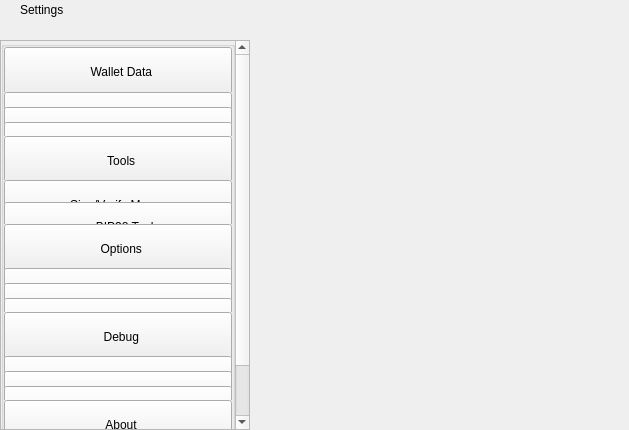
<?xml version="1.0" encoding="UTF-8"?>
<ui version="4.0">
 <class>SettingsWidget</class>
 <widget class="QWidget" name="SettingsWidget">
  <property name="geometry">
   <rect>
    <x>0</x>
    <y>0</y>
    <width>629</width>
    <height>430</height>
   </rect>
  </property>
  <property name="windowTitle">
   <string>Form</string>
  </property>
  <layout class="QHBoxLayout" name="horizontalLayout" stretch="1,2">
   <property name="spacing">
    <number>0</number>
   </property>
   <property name="leftMargin">
    <number>0</number>
   </property>
   <property name="topMargin">
    <number>0</number>
   </property>
   <property name="rightMargin">
    <number>0</number>
   </property>
   <property name="bottomMargin">
    <number>0</number>
   </property>
   <item>
    <widget class="QWidget" name="left" native="true">
     <property name="minimumSize">
      <size>
       <width>250</width>
       <height>0</height>
      </size>
     </property>
     <layout class="QVBoxLayout" name="verticalLayout">
      <property name="leftMargin">
       <number>0</number>
      </property>
      <property name="topMargin">
       <number>0</number>
      </property>
      <property name="rightMargin">
       <number>0</number>
      </property>
      <property name="bottomMargin">
       <number>0</number>
      </property>
      <item>
       <layout class="QVBoxLayout" name="verticalLayout_1">
        <property name="spacing">
         <number>0</number>
        </property>
        <item>
         <widget class="QWidget" name="titleMenuList" native="true">
          <property name="maximumSize">
           <size>
            <width>16777215</width>
            <height>30</height>
           </size>
          </property>
          <layout class="QHBoxLayout" name="horizontalLayout_1">
           <property name="spacing">
            <number>0</number>
           </property>
           <property name="leftMargin">
            <number>20</number>
           </property>
           <property name="topMargin">
            <number>0</number>
           </property>
           <property name="rightMargin">
            <number>20</number>
           </property>
           <property name="bottomMargin">
            <number>0</number>
           </property>
           <item>
            <widget class="QLabel" name="labelTitle">
             <property name="text">
              <string>Settings</string>
             </property>
            </widget>
           </item>
           <item>
            <spacer name="horizontalSpacer">
             <property name="orientation">
              <enum>Qt::Horizontal</enum>
             </property>
             <property name="sizeHint" stdset="0">
              <size>
               <width>40</width>
               <height>20</height>
              </size>
             </property>
            </spacer>
           </item>
          </layout>
         </widget>
        </item>
        <item>
         <spacer name="verticalSpacer_2">
          <property name="orientation">
           <enum>Qt::Vertical</enum>
          </property>
          <property name="sizeType">
           <enum>QSizePolicy::Fixed</enum>
          </property>
          <property name="sizeHint" stdset="0">
           <size>
            <width>20</width>
            <height>20</height>
           </size>
          </property>
         </spacer>
        </item>
        <item>
         <layout class="QVBoxLayout" name="verticalLayout_2">
          <item>
           <widget class="QScrollArea" name="scrollArea">
            <property name="sizePolicy">
             <sizepolicy hsizetype="Expanding" vsizetype="MinimumExpanding">
              <horstretch>0</horstretch>
              <verstretch>0</verstretch>
             </sizepolicy>
            </property>
            <property name="styleSheet">
             <string notr="true"/>
            </property>
            <property name="horizontalScrollBarPolicy">
             <enum>Qt::ScrollBarAlwaysOff</enum>
            </property>
            <property name="sizeAdjustPolicy">
             <enum>QAbstractScrollArea::AdjustIgnored</enum>
            </property>
            <property name="widgetResizable">
             <bool>true</bool>
            </property>
            <property name="alignment">
             <set>Qt::AlignLeading|Qt::AlignLeft|Qt::AlignTop</set>
            </property>
            <widget class="QWidget" name="scrollAreaWidgetContents">
             <property name="geometry">
              <rect>
               <x>0</x>
               <y>-68</y>
               <width>230</width>
               <height>452</height>
              </rect>
             </property>
             <property name="sizePolicy">
              <sizepolicy hsizetype="Preferred" vsizetype="MinimumExpanding">
               <horstretch>0</horstretch>
               <verstretch>0</verstretch>
              </sizepolicy>
             </property>
             <property name="maximumSize">
              <size>
               <width>16777215</width>
               <height>650</height>
              </size>
             </property>
             <property name="autoFillBackground">
              <bool>true</bool>
             </property>
             <layout class="QVBoxLayout" name="verticalLayout_3">
              <property name="spacing">
               <number>0</number>
              </property>
              <property name="sizeConstraint">
               <enum>QLayout::SetDefaultConstraint</enum>
              </property>
              <property name="leftMargin">
               <number>0</number>
              </property>
              <property name="topMargin">
               <number>0</number>
              </property>
              <property name="rightMargin">
               <number>0</number>
              </property>
              <property name="bottomMargin">
               <number>0</number>
              </property>
              <item>
               <layout class="QVBoxLayout" name="verticalLayout_4">
                <property name="spacing">
                 <number>0</number>
                </property>
                <item alignment="Qt::AlignTop">
                 <widget class="QGroupBox" name="groupBox">
                  <property name="sizePolicy">
                   <sizepolicy hsizetype="Preferred" vsizetype="MinimumExpanding">
                    <horstretch>0</horstretch>
                    <verstretch>0</verstretch>
                   </sizepolicy>
                  </property>
                  <property name="maximumSize">
                   <size>
                    <width>16777215</width>
                    <height>450</height>
                   </size>
                  </property>
                  <property name="title">
                   <string/>
                  </property>
                  <layout class="QVBoxLayout" name="verticalLayout_5">
                   <property name="spacing">
                    <number>0</number>
                   </property>
                   <property name="leftMargin">
                    <number>0</number>
                   </property>
                   <property name="topMargin">
                    <number>0</number>
                   </property>
                   <property name="rightMargin">
                    <number>0</number>
                   </property>
                   <property name="bottomMargin">
                    <number>0</number>
                   </property>
                   <item>
                    <widget class="QWidget" name="menuFileContainer" native="true">
                     <property name="maximumSize">
                      <size>
                       <width>16777215</width>
                       <height>160</height>
                      </size>
                     </property>
                     <layout class="QHBoxLayout" name="horizontalLayout_2">
                      <property name="spacing">
                       <number>0</number>
                      </property>
                      <property name="leftMargin">
                       <number>0</number>
                      </property>
                      <property name="topMargin">
                       <number>0</number>
                      </property>
                      <property name="rightMargin">
                       <number>0</number>
                      </property>
                      <property name="bottomMargin">
                       <number>0</number>
                      </property>
                      <item alignment="Qt::AlignTop">
                       <widget class="QPushButton" name="pushButtonFile">
                        <property name="minimumSize">
                         <size>
                          <width>0</width>
                          <height>50</height>
                         </size>
                        </property>
                        <property name="maximumSize">
                         <size>
                          <width>16777215</width>
                          <height>50</height>
                         </size>
                        </property>
                        <property name="focusPolicy">
                         <enum>Qt::NoFocus</enum>
                        </property>
                        <property name="text">
                         <string>  Wallet Data</string>
                        </property>
                        <property name="checkable">
                         <bool>true</bool>
                        </property>
                        <property name="autoExclusive">
                         <bool>false</bool>
                        </property>
                       </widget>
                      </item>
                     </layout>
                    </widget>
                   </item>
                   <item>
                    <widget class="QWidget" name="fileButtonsWidget" native="true">
                     <property name="maximumSize">
                      <size>
                       <width>16777215</width>
                       <height>165</height>
                      </size>
                     </property>
                     <layout class="QVBoxLayout" name="verticalLayout_6">
                      <property name="spacing">
                       <number>0</number>
                      </property>
                      <property name="leftMargin">
                       <number>0</number>
                      </property>
                      <property name="topMargin">
                       <number>0</number>
                      </property>
                      <property name="rightMargin">
                       <number>0</number>
                      </property>
                      <property name="bottomMargin">
                       <number>0</number>
                      </property>
                      <item>
                       <widget class="QPushButton" name="pushButtonFile2">
                        <property name="minimumSize">
                         <size>
                          <width>0</width>
                          <height>50</height>
                         </size>
                        </property>
                        <property name="maximumSize">
                         <size>
                          <width>16777215</width>
                          <height>50</height>
                         </size>
                        </property>
                        <property name="focusPolicy">
                         <enum>Qt::NoFocus</enum>
                        </property>
                        <property name="text">
                         <string>    Wallet</string>
                        </property>
                        <property name="checkable">
                         <bool>true</bool>
                        </property>
                        <property name="autoExclusive">
                         <bool>false</bool>
                        </property>
                       </widget>
                      </item>
                      <item>
                       <widget class="QPushButton" name="pushButtonFile3">
                        <property name="minimumSize">
                         <size>
                          <width>0</width>
                          <height>50</height>
                         </size>
                        </property>
                        <property name="maximumSize">
                         <size>
                          <width>16777215</width>
                          <height>50</height>
                         </size>
                        </property>
                        <property name="focusPolicy">
                         <enum>Qt::NoFocus</enum>
                        </property>
                        <property name="text">
                         <string>    Multisend</string>
                        </property>
                        <property name="checkable">
                         <bool>true</bool>
                        </property>
                        <property name="autoExclusive">
                         <bool>false</bool>
                        </property>
                       </widget>
                      </item>
                      <item>
                       <widget class="QPushButton" name="pushButtonExportCsv">
                        <property name="minimumSize">
                         <size>
                          <width>0</width>
                          <height>50</height>
                         </size>
                        </property>
                        <property name="maximumSize">
                         <size>
                          <width>16777215</width>
                          <height>50</height>
                         </size>
                        </property>
                        <property name="focusPolicy">
                         <enum>Qt::NoFocus</enum>
                        </property>
                        <property name="text">
                         <string>    Export Accounting</string>
                        </property>
                        <property name="checkable">
                         <bool>true</bool>
                        </property>
                        <property name="autoExclusive">
                         <bool>false</bool>
                        </property>
                       </widget>
                      </item>
                     </layout>
                    </widget>
                   </item>
                   <item>
                    <widget class="QWidget" name="menuToolsContainer" native="true">
                     <property name="maximumSize">
                      <size>
                       <width>16777215</width>
                       <height>160</height>
                      </size>
                     </property>
                     <layout class="QHBoxLayout" name="horizontalLayout_3">
                      <property name="spacing">
                       <number>0</number>
                      </property>
                      <property name="leftMargin">
                       <number>0</number>
                      </property>
                      <property name="topMargin">
                       <number>0</number>
                      </property>
                      <property name="rightMargin">
                       <number>0</number>
                      </property>
                      <property name="bottomMargin">
                       <number>0</number>
                      </property>
                      <item alignment="Qt::AlignTop">
                       <widget class="QPushButton" name="pushButtonConfiguration">
                        <property name="minimumSize">
                         <size>
                          <width>0</width>
                          <height>50</height>
                         </size>
                        </property>
                        <property name="maximumSize">
                         <size>
                          <width>16777215</width>
                          <height>50</height>
                         </size>
                        </property>
                        <property name="focusPolicy">
                         <enum>Qt::NoFocus</enum>
                        </property>
                        <property name="text">
                         <string>  Tools</string>
                        </property>
                        <property name="checkable">
                         <bool>true</bool>
                        </property>
                        <property name="autoExclusive">
                         <bool>false</bool>
                        </property>
                       </widget>
                      </item>
                     </layout>
                    </widget>
                   </item>
                   <item>
                    <widget class="QWidget" name="configurationButtonsWidget" native="true">
                     <property name="maximumSize">
                      <size>
                       <width>16777215</width>
                       <height>105</height>
                      </size>
                     </property>
                     <layout class="QVBoxLayout" name="verticalLayout_7">
                      <property name="spacing">
                       <number>0</number>
                      </property>
                      <property name="leftMargin">
                       <number>0</number>
                      </property>
                      <property name="topMargin">
                       <number>0</number>
                      </property>
                      <property name="rightMargin">
                       <number>0</number>
                      </property>
                      <property name="bottomMargin">
                       <number>0</number>
                      </property>
                      <item>
                       <widget class="QPushButton" name="pushButtonConfiguration4">
                        <property name="minimumSize">
                         <size>
                          <width>0</width>
                          <height>50</height>
                         </size>
                        </property>
                        <property name="maximumSize">
                         <size>
                          <width>16777215</width>
                          <height>50</height>
                         </size>
                        </property>
                        <property name="focusPolicy">
                         <enum>Qt::NoFocus</enum>
                        </property>
                        <property name="text">
                         <string>    Sign/Verify Message</string>
                        </property>
                        <property name="checkable">
                         <bool>true</bool>
                        </property>
                        <property name="autoExclusive">
                         <bool>false</bool>
                        </property>
                       </widget>
                      </item>
                      <item>
                       <widget class="QPushButton" name="pushButtonConfiguration3">
                        <property name="minimumSize">
                         <size>
                          <width>0</width>
                          <height>50</height>
                         </size>
                        </property>
                        <property name="maximumSize">
                         <size>
                          <width>16777215</width>
                          <height>50</height>
                         </size>
                        </property>
                        <property name="focusPolicy">
                         <enum>Qt::NoFocus</enum>
                        </property>
                        <property name="text">
                         <string>    BIP38 Tool</string>
                        </property>
                        <property name="checkable">
                         <bool>true</bool>
                        </property>
                        <property name="autoExclusive">
                         <bool>false</bool>
                        </property>
                       </widget>
                      </item>
                     </layout>
                    </widget>
                   </item>
                   <item>
                    <layout class="QHBoxLayout" name="horizontalLayout_4">
                     <property name="spacing">
                      <number>0</number>
                     </property>
                     <property name="leftMargin">
                      <number>0</number>
                     </property>
                     <property name="rightMargin">
                      <number>0</number>
                     </property>
                     <item alignment="Qt::AlignTop">
                      <widget class="QPushButton" name="pushButtonOptions">
                       <property name="minimumSize">
                        <size>
                         <width>0</width>
                         <height>50</height>
                        </size>
                       </property>
                       <property name="maximumSize">
                        <size>
                         <width>16777215</width>
                         <height>50</height>
                        </size>
                       </property>
                       <property name="focusPolicy">
                        <enum>Qt::NoFocus</enum>
                       </property>
                       <property name="text">
                        <string>  Options</string>
                       </property>
                       <property name="checkable">
                        <bool>true</bool>
                       </property>
                       <property name="autoExclusive">
                        <bool>false</bool>
                       </property>
                      </widget>
                     </item>
                    </layout>
                   </item>
                   <item>
                    <widget class="QWidget" name="optionsButtonsWidget" native="true">
                     <property name="maximumSize">
                      <size>
                       <width>16777215</width>
                       <height>160</height>
                      </size>
                     </property>
                     <layout class="QVBoxLayout" name="verticalLayout_8">
                      <property name="spacing">
                       <number>0</number>
                      </property>
                      <property name="leftMargin">
                       <number>0</number>
                      </property>
                      <property name="topMargin">
                       <number>0</number>
                      </property>
                      <property name="rightMargin">
                       <number>0</number>
                      </property>
                      <property name="bottomMargin">
                       <number>0</number>
                      </property>
                      <item>
                       <widget class="QPushButton" name="pushButtonOptions1">
                        <property name="minimumSize">
                         <size>
                          <width>0</width>
                          <height>50</height>
                         </size>
                        </property>
                        <property name="maximumSize">
                         <size>
                          <width>16777215</width>
                          <height>50</height>
                         </size>
                        </property>
                        <property name="focusPolicy">
                         <enum>Qt::NoFocus</enum>
                        </property>
                        <property name="text">
                         <string>    Main</string>
                        </property>
                        <property name="checkable">
                         <bool>true</bool>
                        </property>
                        <property name="checked">
                         <bool>false</bool>
                        </property>
                        <property name="autoExclusive">
                         <bool>false</bool>
                        </property>
                       </widget>
                      </item>
                      <item>
                       <widget class="QPushButton" name="pushButtonOptions2">
                        <property name="minimumSize">
                         <size>
                          <width>0</width>
                          <height>50</height>
                         </size>
                        </property>
                        <property name="maximumSize">
                         <size>
                          <width>16777215</width>
                          <height>50</height>
                         </size>
                        </property>
                        <property name="focusPolicy">
                         <enum>Qt::NoFocus</enum>
                        </property>
                        <property name="text">
                         <string>    Wallet</string>
                        </property>
                        <property name="checkable">
                         <bool>true</bool>
                        </property>
                        <property name="autoExclusive">
                         <bool>false</bool>
                        </property>
                       </widget>
                      </item>
                      <item>
                       <widget class="QPushButton" name="pushButtonOptions5">
                        <property name="minimumSize">
                         <size>
                          <width>0</width>
                          <height>50</height>
                         </size>
                        </property>
                        <property name="maximumSize">
                         <size>
                          <width>16777215</width>
                          <height>50</height>
                         </size>
                        </property>
                        <property name="focusPolicy">
                         <enum>Qt::NoFocus</enum>
                        </property>
                        <property name="text">
                         <string>    Display</string>
                        </property>
                        <property name="checkable">
                         <bool>true</bool>
                        </property>
                        <property name="autoExclusive">
                         <bool>false</bool>
                        </property>
                       </widget>
                      </item>
                     </layout>
                    </widget>
                   </item>
                   <item>
                    <layout class="QHBoxLayout" name="horizontalTools">
                     <property name="spacing">
                      <number>0</number>
                     </property>
                     <property name="leftMargin">
                      <number>0</number>
                     </property>
                     <property name="rightMargin">
                      <number>0</number>
                     </property>
                     <item alignment="Qt::AlignTop">
                      <widget class="QPushButton" name="pushButtonTools">
                       <property name="minimumSize">
                        <size>
                         <width>0</width>
                         <height>50</height>
                        </size>
                       </property>
                       <property name="maximumSize">
                        <size>
                         <width>16777215</width>
                         <height>50</height>
                        </size>
                       </property>
                       <property name="focusPolicy">
                        <enum>Qt::NoFocus</enum>
                       </property>
                       <property name="text">
                        <string>  Debug</string>
                       </property>
                       <property name="checkable">
                        <bool>true</bool>
                       </property>
                       <property name="autoExclusive">
                        <bool>false</bool>
                       </property>
                      </widget>
                     </item>
                    </layout>
                   </item>
                   <item>
                    <widget class="QWidget" name="toolsButtonsWidget" native="true">
                     <property name="maximumSize">
                      <size>
                       <width>16777215</width>
                       <height>160</height>
                      </size>
                     </property>
                     <layout class="QVBoxLayout" name="verticalTools_11">
                      <property name="spacing">
                       <number>0</number>
                      </property>
                      <property name="leftMargin">
                       <number>0</number>
                      </property>
                      <property name="topMargin">
                       <number>0</number>
                      </property>
                      <property name="rightMargin">
                       <number>0</number>
                      </property>
                      <property name="bottomMargin">
                       <number>0</number>
                      </property>
                      <item>
                       <widget class="QPushButton" name="pushButtonTools1">
                        <property name="minimumSize">
                         <size>
                          <width>0</width>
                          <height>50</height>
                         </size>
                        </property>
                        <property name="maximumSize">
                         <size>
                          <width>16777215</width>
                          <height>50</height>
                         </size>
                        </property>
                        <property name="focusPolicy">
                         <enum>Qt::NoFocus</enum>
                        </property>
                        <property name="text">
                         <string>    Information</string>
                        </property>
                        <property name="checkable">
                         <bool>true</bool>
                        </property>
                        <property name="checked">
                         <bool>false</bool>
                        </property>
                        <property name="autoExclusive">
                         <bool>false</bool>
                        </property>
                       </widget>
                      </item>
                      <item>
                       <widget class="QPushButton" name="pushButtonTools2">
                        <property name="minimumSize">
                         <size>
                          <width>0</width>
                          <height>50</height>
                         </size>
                        </property>
                        <property name="maximumSize">
                         <size>
                          <width>16777215</width>
                          <height>50</height>
                         </size>
                        </property>
                        <property name="focusPolicy">
                         <enum>Qt::NoFocus</enum>
                        </property>
                        <property name="text">
                         <string>    Console</string>
                        </property>
                        <property name="checkable">
                         <bool>true</bool>
                        </property>
                        <property name="autoExclusive">
                         <bool>false</bool>
                        </property>
                       </widget>
                      </item>
                      <item>
                       <widget class="QPushButton" name="pushButtonTools5">
                        <property name="minimumSize">
                         <size>
                          <width>0</width>
                          <height>50</height>
                         </size>
                        </property>
                        <property name="maximumSize">
                         <size>
                          <width>16777215</width>
                          <height>50</height>
                         </size>
                        </property>
                        <property name="focusPolicy">
                         <enum>Qt::NoFocus</enum>
                        </property>
                        <property name="text">
                         <string>    Wallet Repair</string>
                        </property>
                        <property name="checkable">
                         <bool>true</bool>
                        </property>
                        <property name="autoExclusive">
                         <bool>false</bool>
                        </property>
                       </widget>
                      </item>
                     </layout>
                    </widget>
                   </item>
                   <item>
                    <layout class="QHBoxLayout" name="horizontalHelp">
                     <property name="spacing">
                      <number>0</number>
                     </property>
                     <property name="leftMargin">
                      <number>0</number>
                     </property>
                     <property name="rightMargin">
                      <number>0</number>
                     </property>
                     <item alignment="Qt::AlignTop">
                      <widget class="QPushButton" name="pushButtonHelp">
                       <property name="minimumSize">
                        <size>
                         <width>0</width>
                         <height>50</height>
                        </size>
                       </property>
                       <property name="maximumSize">
                        <size>
                         <width>16777215</width>
                         <height>50</height>
                        </size>
                       </property>
                       <property name="focusPolicy">
                        <enum>Qt::NoFocus</enum>
                       </property>
                       <property name="text">
                        <string>  About</string>
                       </property>
                       <property name="checkable">
                        <bool>true</bool>
                       </property>
                       <property name="autoExclusive">
                        <bool>false</bool>
                       </property>
                      </widget>
                     </item>
                    </layout>
                   </item>
                   <item>
                    <widget class="QWidget" name="helpButtonsWidget" native="true">
                     <property name="maximumSize">
                      <size>
                       <width>16777215</width>
                       <height>100</height>
                      </size>
                     </property>
                     <layout class="QVBoxLayout" name="verticalHelp">
                      <property name="spacing">
                       <number>0</number>
                      </property>
                      <property name="leftMargin">
                       <number>0</number>
                      </property>
                      <property name="topMargin">
                       <number>0</number>
                      </property>
                      <property name="rightMargin">
                       <number>0</number>
                      </property>
                      <property name="bottomMargin">
                       <number>0</number>
                      </property>
                      <item>
                       <widget class="QPushButton" name="pushButtonHelp2">
                        <property name="minimumSize">
                         <size>
                          <width>0</width>
                          <height>50</height>
                         </size>
                        </property>
                        <property name="maximumSize">
                         <size>
                          <width>16777215</width>
                          <height>50</height>
                         </size>
                        </property>
                        <property name="focusPolicy">
                         <enum>Qt::NoFocus</enum>
                        </property>
                        <property name="text">
                         <string>    About NATA</string>
                        </property>
                        <property name="checkable">
                         <bool>false</bool>
                        </property>
                        <property name="autoExclusive">
                         <bool>false</bool>
                        </property>
                       </widget>
                      </item>
                     </layout>
                    </widget>
                   </item>
                  </layout>
                 </widget>
                </item>
               </layout>
              </item>
             </layout>
            </widget>
           </widget>
          </item>
         </layout>
        </item>
       </layout>
      </item>
     </layout>
    </widget>
   </item>
   <item>
    <widget class="QWidget" name="right" native="true">
     <layout class="QVBoxLayout" name="verticalLayout_9">
      <property name="leftMargin">
       <number>0</number>
      </property>
      <property name="topMargin">
       <number>0</number>
      </property>
      <property name="rightMargin">
       <number>0</number>
      </property>
      <property name="bottomMargin">
       <number>0</number>
      </property>
      <item>
       <layout class="QVBoxLayout" name="verticalLayout_10">
        <property name="spacing">
         <number>6</number>
        </property>
        <item>
         <layout class="QVBoxLayout" name="verticalLayout_11">
          <item>
           <widget class="QStackedWidget" name="stackedWidgetContainer"/>
          </item>
         </layout>
        </item>
       </layout>
      </item>
     </layout>
    </widget>
   </item>
  </layout>
 </widget>
 <resources/>
 <connections/>
</ui>
